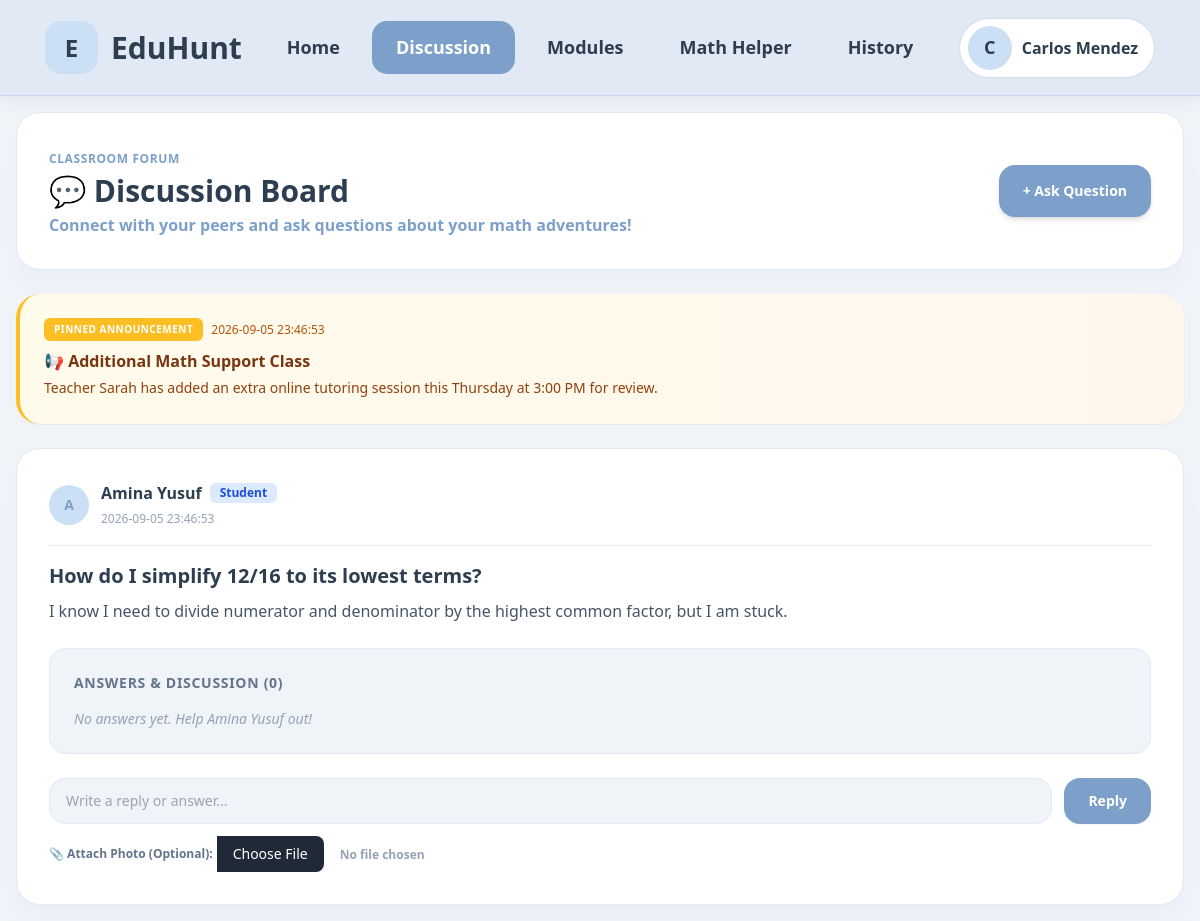
Before: /student/discussion.php with the older database file.
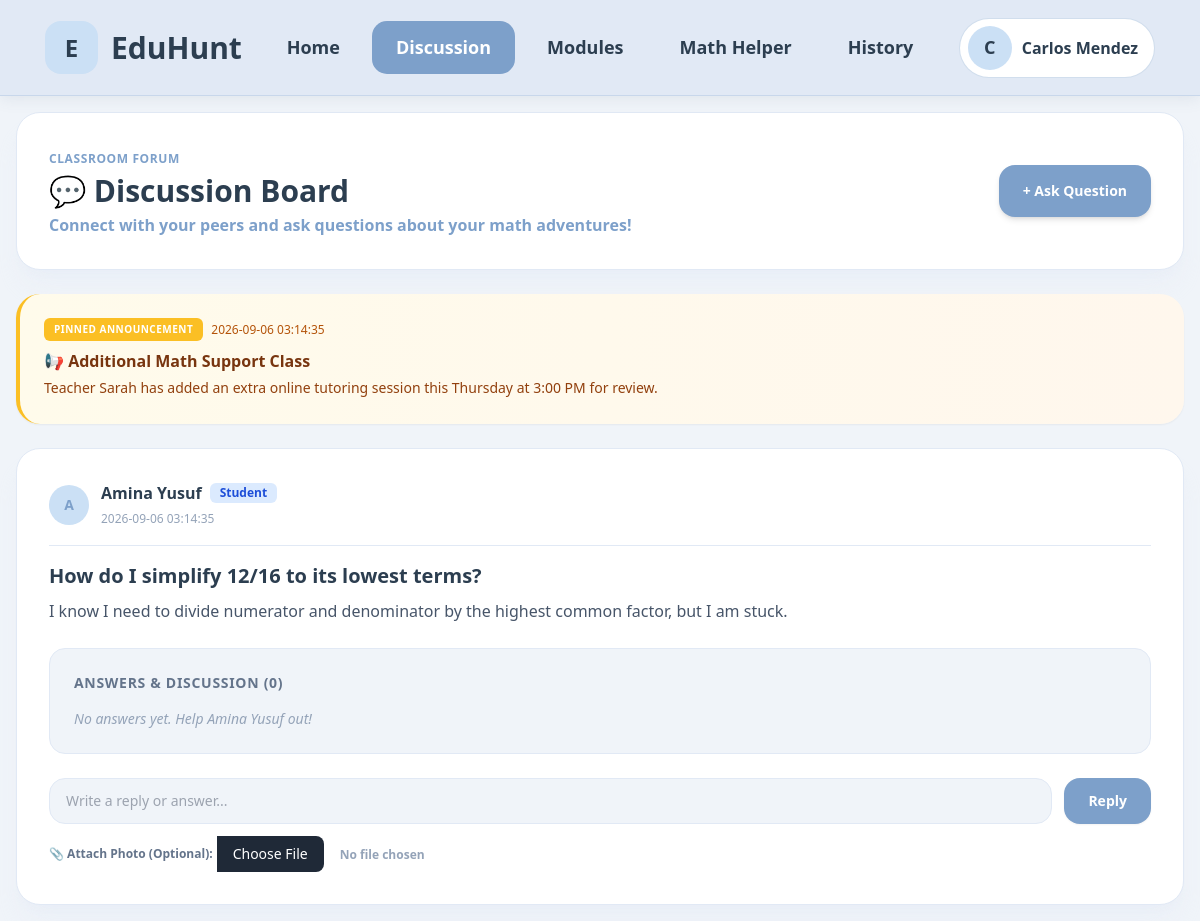
After: the same page with the newer database file.
### tables this page shows
CREATE TABLE announcements (
        id INTEGER PRIMARY KEY AUTOINCREMENT,
        title TEXT NOT NULL,
        content TEXT NOT NULL,
        is_active INTEGER DEFAULT 1,
        created_at DATETIME DEFAULT CURRENT_TIMESTAMP
    );

CREATE TABLE discussion_posts (
        id INTEGER PRIMARY KEY AUTOINCREMENT,
        student_id INTEGER NOT NULL,
        title TEXT NOT NULL,
        content TEXT NOT NULL,
        image_url TEXT DEFAULT NULL,
        created_at DATETIME DEFAULT CURRENT_TIMESTAMP,
        FOREIGN KEY(student_id) REFERENCES students(id) ON DELETE CASCADE
    );

CREATE TABLE students (
        id INTEGER PRIMARY KEY AUTOINCREMENT, 
        classroom_id INTEGER, 
        name TEXT NOT NULL, 
        status TEXT NOT NULL, 
        score INTEGER DEFAULT 0, 
        role TEXT DEFAULT 'student', 
        FOREIGN KEY(classroom_id) REFERENCES classrooms(id) ON DELETE SET NULL
    );

### student/discussion.php (the view, shortened to what the changed rows need)
<?php
require_once __DIR__ . '/../config/db.php';
$announcementsStmt = $pdo->query("
    SELECT id, title, content, created_at
    FROM announcements
    WHERE is_active = 1
    ORDER BY created_at DESC
");
$announcements = $announcementsStmt->fetchAll();
$postsStmt = $pdo->query("
    SELECT p.id, p.title, p.content, p.image_url, p.created_at, s.name as author, s.role
    FROM discussion_posts p
    LEFT JOIN students s ON p.student_id = s.id
    ORDER BY p.created_at DESC
");
$discussions = $postsStmt->fetchAll();
?>
<!DOCTYPE html>
<html lang="en">
<head>
    <script src="https://cdn.tailwindcss.com"></script>
    <link href="https://cdn.jsdelivr.net/npm/flowbite@2.5.1/dist/flowbite.min.css" rel="stylesheet" />
</head>
<body class="bg-pastel-bg text-pastel-text min-h-screen flex flex-col items-center justify-start">
    <main class="w-full max-w-[85rem] flex flex-col gap-6 p-4">
        <div class="bg-pastel-card border border-pastel-nav px-8 py-8 rounded-3xl shadow-xl shadow-pastel-nav/30 flex flex-col sm:flex-row justify-between items-start sm:items-center gap-4">
            <div>
                <h1 class="text-2xl sm:text-3xl font-black text-pastel-text mt-1">💬 Discussion Board</h1>
            </div>
        </div>
        <?php if (!empty($announcements)): ?>
            <div class="space-y-4">
                <?php foreach ($announcements as $announcement): ?>
                    <div class="bg-gradient-to-r from-amber-50 to-orange-50 border-l-4 border-amber-400 p-6 rounded-3xl shadow-sm relative">
                        <div class="flex items-center justify-between mb-2">
                            <div class="flex items-center gap-2">
                                <span class="bg-amber-400 text-white text-[10px] font-black px-2.5 py-1 rounded-md uppercase tracking-wider">Pinned Announcement</span>
                                <span class="text-xs text-amber-700 font-medium"><?= htmlspecialchars($announcement['created_at']) ?></span>
                            </div>
                        </div>
                        <h3 class="text-base font-bold text-amber-900 mb-1"><?= htmlspecialchars($announcement['title']) ?></h3>
                        <p class="text-sm text-amber-800 leading-relaxed"><?= htmlspecialchars($announcement['content']) ?></p>
                    </div>
                <?php endforeach; ?>
            </div>
        <?php endif; ?>
        <div class="space-y-6">
            <?php if (empty($discussions)): ?>
                <div class="bg-pastel-card p-12 text-center rounded-3xl border border-pastel-nav shadow-sm">
                    <p class="text-slate-400 text-base">No questions asked yet. Click <strong>+ Ask Question</strong> to start one!</p>
                </div>
            <?php else: ?>
                <?php foreach ($discussions as $post): ?>
                    <div class="bg-pastel-card p-8 rounded-3xl border border-pastel-nav shadow-xl shadow-pastel-nav/30">
                        <div class="flex items-center justify-between border-b border-pastel-nav pb-4 mb-4">
                            <div class="flex items-center gap-3">
                                <div class="w-10 h-10 rounded-full bg-pastel-badge text-pastel-primary font-bold text-sm flex items-center justify-center">
                                    <?= strtoupper(substr($post['author'] ?? 'U', 0, 1)) ?>
                                </div>
                                <div>
                                    <div class="flex items-center gap-2">
                                        <span class="font-bold text-base text-pastel-text">
                                            <?= htmlspecialchars($post['author'] ?? 'Deleted Student') ?>
                                        </span>
                                        <?php if (($post['role'] ?? '') === 'teacher'): ?>
                                            <span class="bg-amber-100 text-amber-700 text-xs font-bold px-2.5 py-0.5 rounded-md">Teacher</span>
                                        <?php else: ?>
                                            <span class="bg-blue-100 text-blue-700 text-xs font-bold px-2.5 py-0.5 rounded-md">Student</span>
                                        <?php endif; ?>
                                    </div>
                                    <span class="text-xs text-slate-400"><?= htmlspecialchars($post['created_at']) ?></span>
                                </div>
                            </div>
                        </div>
                        <h2 class="text-xl font-bold text-pastel-text mb-2"><?= htmlspecialchars($post['title']) ?></h2>
                        <p class="text-base text-slate-600 mb-6 leading-relaxed"><?= htmlspecialchars($post['content']) ?></p>
                        <div class="space-y-4 bg-pastel-bg p-6 rounded-2xl border border-pastel-nav mb-6">
                            <h3 class="text-sm font-bold text-slate-500 uppercase tracking-wider mb-3">
                                Answers & Discussion (<?= count($post['replies']) ?>)
                            </h3>
                            <?php if (empty($post['replies'])): ?>
                                <p class="text-sm text-slate-400 italic">No answers yet. Help <?= htmlspecialchars($post['author'] ?? 'them') ?> out!</p>
                            <?php endif; ?>
                        </div>
                        <form action="discussion.php" method="POST" enctype="multipart/form-data" class="space-y-3">
                            <div class="flex gap-3">
                                <input type="text" name="reply_content" placeholder="Write a reply or answer..." class="flex-1 text-sm bg-pastel-bg px-4 py-3 rounded-2xl border border-pastel-nav focus:outline-none focus:border-pastel-primary">
                                <button type="submit" class="bg-pastel-primary hover:bg-pastel-hover text-white text-sm font-bold px-6 py-3 rounded-2xl transition shadow-sm cursor-pointer">
                                    Reply
                                </button>
                            </div>
                            <div class="flex items-center gap-2">
                                <label class="text-xs text-slate-500 font-semibold cursor-pointer hover:text-pastel-primary flex items-center gap-1">
                                    <span>📎 Attach Photo (Optional):</span>
                                    <input type="file" name="reply_image" accept="image/*" class="text-xs text-slate-400 file:mr-2 file:py-1 file:px-3 file:rounded-lg file:border-0 file:text-xs file:font-semibold file:bg-blue-50 file:text-pastel-primary hover:file:bg-blue-100 cursor-pointer">
                                </label>
                            </div>
                        </form>
                    </div>
                <?php endforeach; ?>
            <?php endif; ?>
        </div>
    </main>
</body>
</html>

Changed rows visible on the page:
changed announcements "📢 Additional Math Support Class": created_at "2026-09-05 23:46:53" → "2026-09-06 03:14:35"
changed discussion_posts "How do I simplify 12/16 to its lowest terms?": created_at "2026-09-05 23:46:53" → "2026-09-06 03:14:35"
